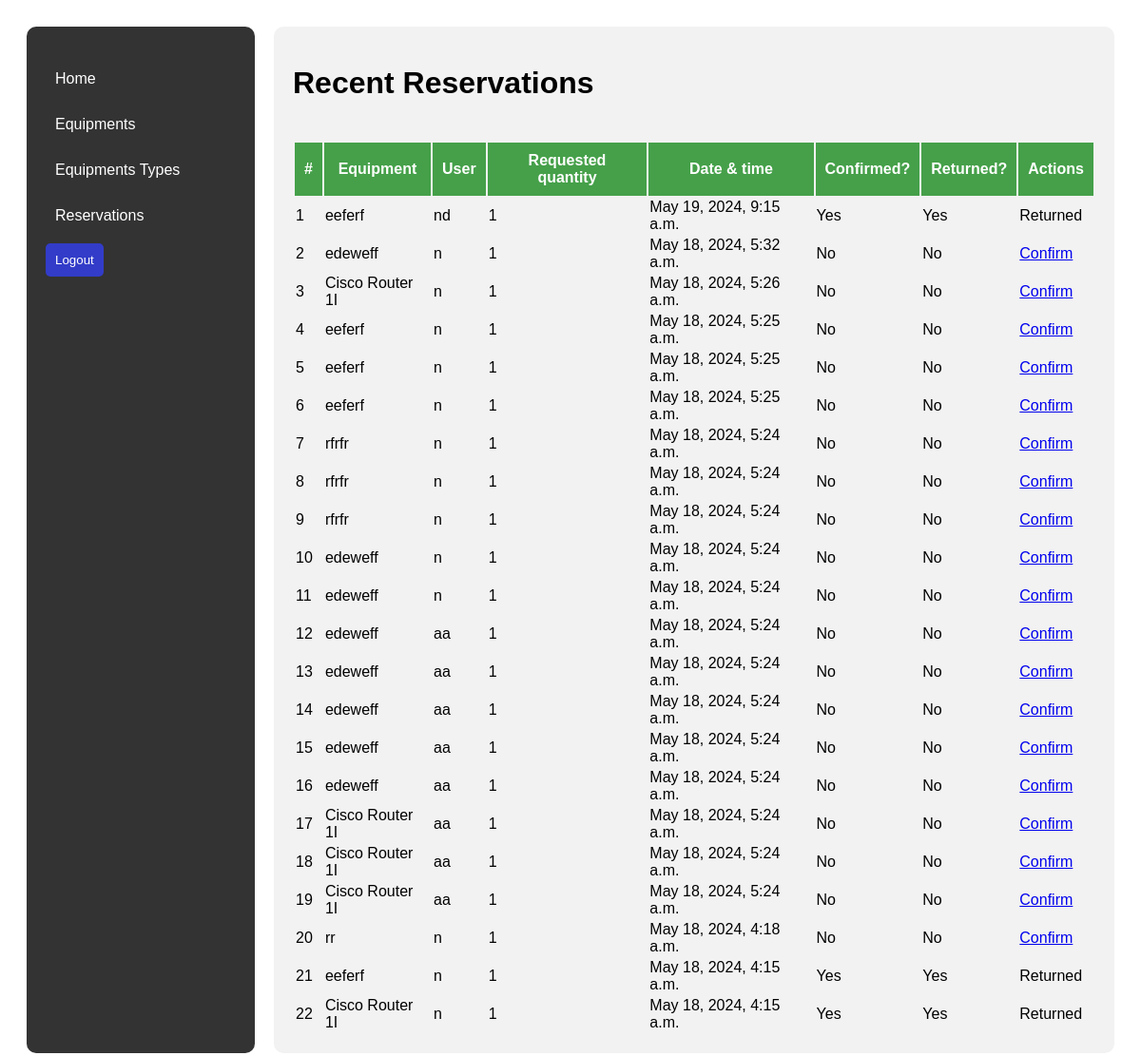
/reservations/, run on the app's committed database.
### reservations/models.py (models this page shows, shortened)
class Reservation(models.Model):
    user = models.ForeignKey('CustomUser', on_delete=models.CASCADE)
    equipment = models.ForeignKey(LabEquipment, on_delete=models.CASCADE)
    reserved_quantity = models.PositiveIntegerField()
    reserved_date = models.DateTimeField(auto_now_add=True)
    confirmed = models.BooleanField(default=False)
    is_returned = models.BooleanField(default=False)

class LabEquipment(models.Model):
    type = models.ForeignKey(LabEquipmentType, on_delete=models.CASCADE, related_name='equipment')
    name = models.CharField(max_length=100)
    description = models.TextField()
    quantity = models.PositiveIntegerField()
    def __str__(self):
        return self.name

class CustomUser(AbstractUser):
    ROLE_CHOICES = (
        ('lab_tech', 'Lab Technician'),
        ('standard', 'Standard User'),
    )
    role = models.CharField(max_length=10, choices=ROLE_CHOICES, default='standard')

### reservations/views.py (the view)
# urls.py: path('reservations/',views.view_reservations,name='reservations_view'),
def view_reservations(request):
    reservations = Reservation.objects.all().order_by('-reserved_date')
    context = {
        'reservations': reservations
    }
    return render(request, 'reservations/reservations.html', context)

### reservations/templates/reservations/reservations.html (shortened to what this page needs)
{% load static %}
<!DOCTYPE html>
<html lang="en">
  <head>
    <link
      rel="stylesheet"
      type="text/css"
      href="{% static 'css/style.css' %}"
    />
  </head>
  <body>
    <div class="dashboard-container">
      {% include './left_nav.html' %}
      <div class="main-content">
        <h1>Recent Reservations</h1>
        <div class="btns">
        </div>
        <table>
          <thead>
            <tr>
              <th>#</th>
              <th>Equipment</th>
              <th>User</th>
              <th>Requested quantity</th>
              <th>Date & time</th>
              <th>Confirmed?</th>
              <th>Returned?</th>
              <th>Actions</th>
            </tr>
          </thead>
          <tbody>
            {% for reser in reservations %}
            <tr>
              <td>{{ forloop.counter }}</td>
              <td>{{ reser.equipment }}</td>
              <td>{{ reser.user.username }}</td>
              <td>{{ reser.reserved_quantity }}</td>
              <td>{{ reser.reserved_date }}</td>
              <td>{% if reser.confirmed %}Yes{% else %}No{% endif %}</td>
              <td>{% if reser.is_returned %}Yes{% else %}No{% endif %}</td>
              <td>
                {% if not reser.confirmed %}
                <a href="{% url 'confirm_reservation' reser.id %}">Confirm</a>
                {% elif not reser.is_returned %}
                <a href="{% url 'mark_return' reser.id %}">Mark return</a>
                {% else %} Returned {% endif %}
              </td>
            </tr>
            {% endfor %}
          </tbody>
        </table>
      </div>
    </div>
  </body>
</html>

### reservations/static/css/style.css (style rules this page uses)
* { font-family: "Gill Sans", "Gill Sans MT", Calibri, "Trebuchet MS", sans-serif; }
.dashboard-container { display: flex; flex-direction: row; flex-wrap: nowrap; max-width: 1200px; margin: auto; padding: 20px; }
.main-content { flex: 1; padding: 20px; background-color: #f2f2f2; border-radius: 10px; margin-left: 20px; }
table thead { background: #45a049; }
table thead th { padding: 10px; color: #fff; }
.btns { padding: 10px; }

### data on the page
Reservation: equipment "eeferf", user.username "nd", reserved_quantity "1", reserved_date "May 19, 2024, 9:15 a.m.", confirmed "Yes", is_returned "Yes"
Reservation: equipment "edeweff", user.username "n", reserved_quantity "1", reserved_date "May 18, 2024, 5:32 a.m.", confirmed "No", is_returned "No"
Reservation: equipment "Cisco Router 1I", user.username "n", reserved_quantity "1", reserved_date "May 18, 2024, 5:26 a.m.", confirmed "No", is_returned "No"
Reservation: equipment "eeferf", user.username "n", reserved_quantity "1", reserved_date "May 18, 2024, 5:25 a.m.", confirmed "No", is_returned "No"
Reservation: equipment "eeferf", user.username "n", reserved_quantity "1", reserved_date "May 18, 2024, 5:25 a.m.", confirmed "No", is_returned "No"
Reservation: equipment "eeferf", user.username "n", reserved_quantity "1", reserved_date "May 18, 2024, 5:25 a.m.", confirmed "No", is_returned "No"
Reservation: equipment "rfrfr", user.username "n", reserved_quantity "1", reserved_date "May 18, 2024, 5:24 a.m.", confirmed "No", is_returned "No"
Reservation: equipment "rfrfr", user.username "n", reserved_quantity "1", reserved_date "May 18, 2024, 5:24 a.m.", confirmed "No", is_returned "No"
Reservation: equipment "rfrfr", user.username "n", reserved_quantity "1", reserved_date "May 18, 2024, 5:24 a.m.", confirmed "No", is_returned "No"
Reservation: equipment "edeweff", user.username "n", reserved_quantity "1", reserved_date "May 18, 2024, 5:24 a.m.", confirmed "No", is_returned "No"
Reservation: equipment "edeweff", user.username "n", reserved_quantity "1", reserved_date "May 18, 2024, 5:24 a.m.", confirmed "No", is_returned "No"
Reservation: equipment "edeweff", user.username "aa", reserved_quantity "1", reserved_date "May 18, 2024, 5:24 a.m.", confirmed "No", is_returned "No"
Reservation: equipment "edeweff", user.username "aa", reserved_quantity "1", reserved_date "May 18, 2024, 5:24 a.m.", confirmed "No", is_returned "No"
Reservation: equipment "edeweff", user.username "aa", reserved_quantity "1", reserved_date "May 18, 2024, 5:24 a.m.", confirmed "No", is_returned "No"
Reservation: equipment "edeweff", user.username "aa", reserved_quantity "1", reserved_date "May 18, 2024, 5:24 a.m.", confirmed "No", is_returned "No"
Reservation: equipment "edeweff", user.username "aa", reserved_quantity "1", reserved_date "May 18, 2024, 5:24 a.m.", confirmed "No", is_returned "No"
Reservation: equipment "Cisco Router 1I", user.username "aa", reserved_quantity "1", reserved_date "May 18, 2024, 5:24 a.m.", confirmed "No", is_returned "No"
Reservation: equipment "Cisco Router 1I", user.username "aa", reserved_quantity "1", reserved_date "May 18, 2024, 5:24 a.m.", confirmed "No", is_returned "No"
Reservation: equipment "Cisco Router 1I", user.username "aa", reserved_quantity "1", reserved_date "May 18, 2024, 5:24 a.m.", confirmed "No", is_returned "No"
Reservation: equipment "rr", user.username "n", reserved_quantity "1", reserved_date "May 18, 2024, 4:18 a.m.", confirmed "No", is_returned "No"
Reservation: equipment "eeferf", user.username "n", reserved_quantity "1", reserved_date "May 18, 2024, 4:15 a.m.", confirmed "Yes", is_returned "Yes"
Reservation: equipment "Cisco Router 1I", user.username "n", reserved_quantity "1", reserved_date "May 18, 2024, 4:15 a.m.", confirmed "Yes", is_returned "Yes"
